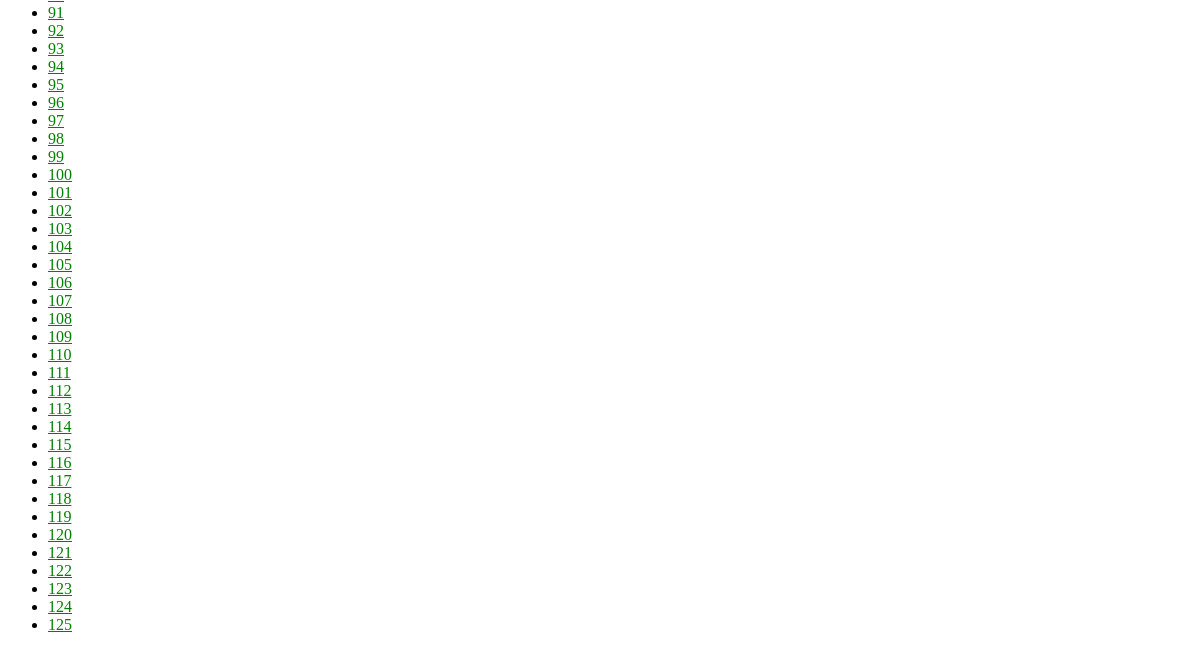
The page /CMdiagnose/ (lower part) on the database as committed earlier.
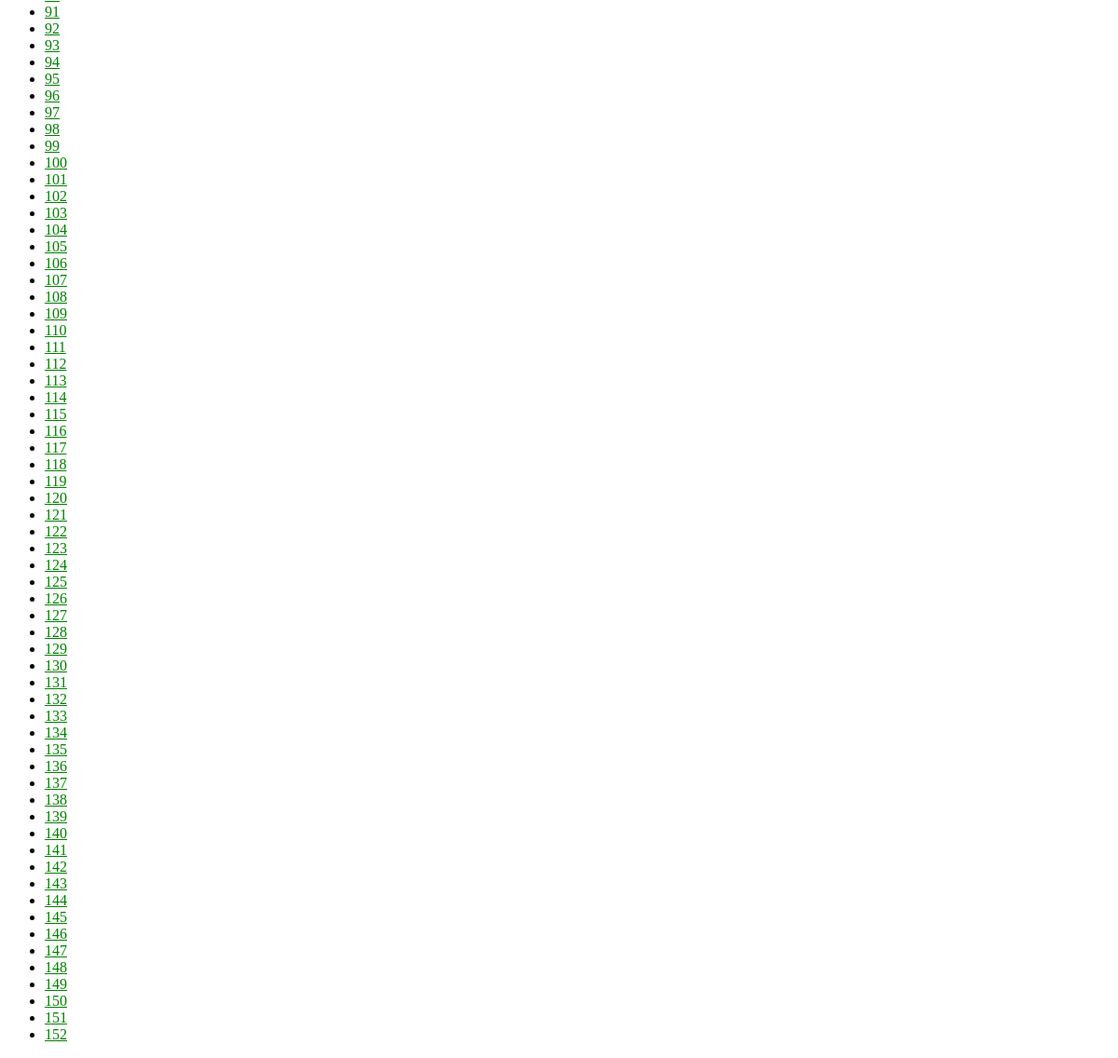
The same page on the database as committed later.
### CMdiagnose/models.py (models this page shows, shortened)
class Person(models.Model):
    body = models.OneToOneField(Body, on_delete=models.CASCADE)
    tongue = models.OneToOneField(Tongue, on_delete=models.CASCADE)

### CMdiagnose/views.py (the view)
# urls.py: path('', views.IndexView.as_view(), name='index'),
class IndexView(generic.ListView):
    template_name = 'CMdiagnose/index.html'
    context_object_name = 'Person_list'
    def get_queryset(self):
        return Person.objects.all()

### CMdiagnose/templates/CMdiagnose/index.html
{% load static %}
<link rel="stylesheet" type="text/css" href="{% static 'polls/style.css' %}">
    <ul>
    {% for person in Person_list %}
        <li><a href="{% url 'CMdiagnose:detail' person.pk %}">{{ person.pk }}</a></li>
    {% endfor %}
    </ul>

Rows that differ between the two databases and show on the page:
added Person: pk "126"
added Person: pk "127"
added Person: pk "128"
added Person: pk "129"
added Person: pk "130"
added Person: pk "131"
added Person: pk "132"
added Person: pk "133"
added Person: pk "134"
added Person: pk "135"
added Person: pk "136"
added Person: pk "137"
added Person: pk "138"
added Person: pk "139"
added Person: pk "140"
added Person: pk "141"
added Person: pk "142"
added Person: pk "143"
added Person: pk "144"
added Person: pk "145"
added Person: pk "146"
added Person: pk "147"
added Person: pk "148"
added Person: pk "149"
added Person: pk "150"
added Person: pk "151"
added Person: pk "152"
